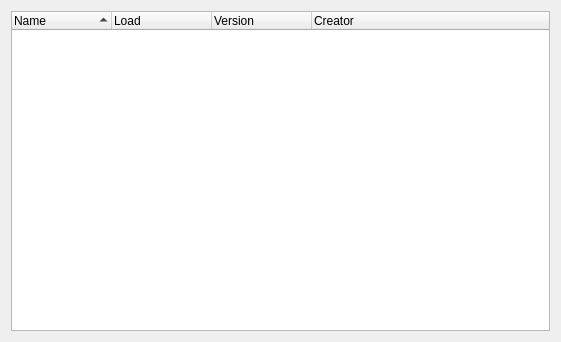
<?xml version="1.0" encoding="UTF-8"?>
<ui version="4.0">
 <class>ExtensionSystem::Internal::PluginView</class>
 <widget class="QWidget" name="ExtensionSystem::Internal::PluginView">
  <property name="geometry">
   <rect>
    <x>0</x>
    <y>0</y>
    <width>561</width>
    <height>342</height>
   </rect>
  </property>
  <property name="windowTitle">
   <string>Form</string>
  </property>
  <layout class="QGridLayout" name="gridLayout">
   <item row="0" column="0">
    <widget class="QTreeWidget" name="categoryWidget">
     <property name="alternatingRowColors">
      <bool>true</bool>
     </property>
     <property name="sortingEnabled">
      <bool>true</bool>
     </property>
     <property name="animated">
      <bool>false</bool>
     </property>
     <column>
      <property name="text">
       <string>Name</string>
      </property>
     </column>
     <column>
      <property name="text">
       <string>Load</string>
      </property>
     </column>
     <column>
      <property name="text">
       <string>Version</string>
      </property>
     </column>
     <column>
      <property name="text">
       <string>Creator</string>
      </property>
     </column>
    </widget>
   </item>
  </layout>
 </widget>
 <resources/>
 <connections/>
</ui>
